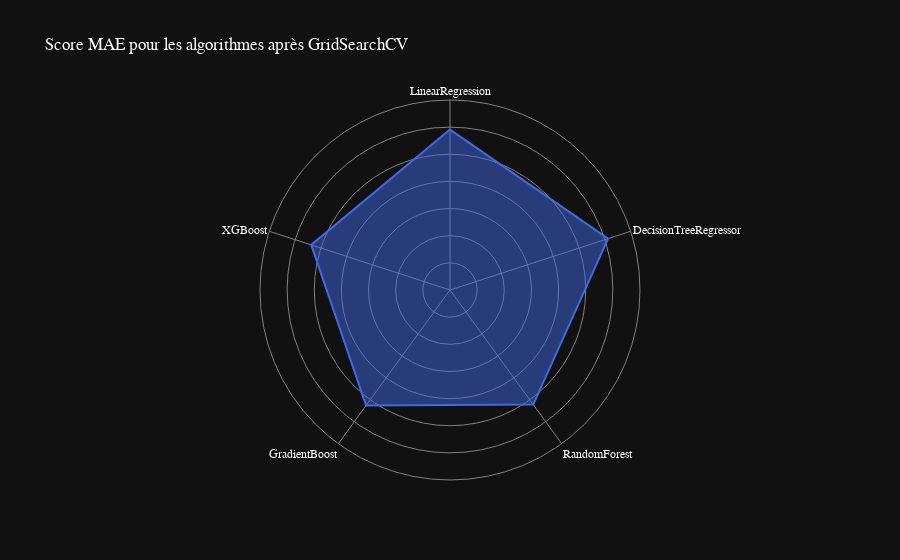

The notebook cell this image was saved under:
### Code cell
data = [
    {'r': mae_linear_regression_best_model, 'theta': 'LinearRegression'},
    {'r': mae_dtr_best_model, 'theta': 'DecisionTreeRegressor'},
    {'r': mae_rfr_best_model, 'theta': 'RandomForest'},
    {'r': mae_gbr_best_model, 'theta': 'GradientBoost'},
    {'r': mae_xgb_best_model, 'theta': 'XGBoost'}
]
fig = px.line_polar(data, r='r', theta='theta',title="Score MAE pour les algorithmes après GridSearchCV", line_close=True, template='plotly_dark', color_discrete_sequence=['royalblue'])
fig.update_traces(fill='toself')
# change la police
fig.update_layout(
    font=dict(
        family="Optima",
        size=12,
        color="white"
    )
)
# Masquer la ligne représentant les valeurs de 0 à 5 sur l'axe radial
fig.update_layout(
    polar=dict(
        radialaxis=dict(
            showline=False, # masquer la ligne sur l'axe radial
            range=[0,70], # plage maximale de l'axe radial
            showticklabels=False
        )
    )
)
# changer les couleurs de fond et de la grille
fig.update_layout(
    polar=dict(
        radialaxis=dict(gridcolor='gray', linecolor='gray'),
        angularaxis=dict(gridcolor='gray', linecolor='gray')
    )
)
fig.show()

### Figure 1 — Plotly figure (JSON) as saved in the notebook; plotly's stock layout.template omitted (floating-point values rounded to 4 significant figures)
{"data": [{"fill": "toself", "hovertemplate": "r=%{r}<br>theta=%{theta}<extra></extra>", "legendgroup": "", "line": {"color": "royalblue", "dash": "solid"}, "marker": {"symbol": "circle"}, "mode": "lines", "name": "", "r": [59.09, 61.22, 52.18, 52.58, 53.76, 59.09], "showlegend": false, "subplot": "polar", "theta": ["LinearRegression", "DecisionTreeRegressor", "RandomForest", "GradientBoost", "XGBoost", "LinearRegression"], "type": "scatterpolar"}], "layout": {"font": {"color": "white", "family": "Optima", "size": 12}, "legend": {"tracegroupgap": 0}, "polar": {"angularaxis": {"direction": "clockwise", "gridcolor": "gray", "linecolor": "gray", "rotation": 90}, "domain": {"x": [0, 1], "y": [0, 1]}, "radialaxis": {"gridcolor": "gray", "linecolor": "gray", "range": [0, 70], "showline": false, "showticklabels": false}}, "title": {"text": "Score MAE pour les algorithmes après GridSearchCV"}}}
